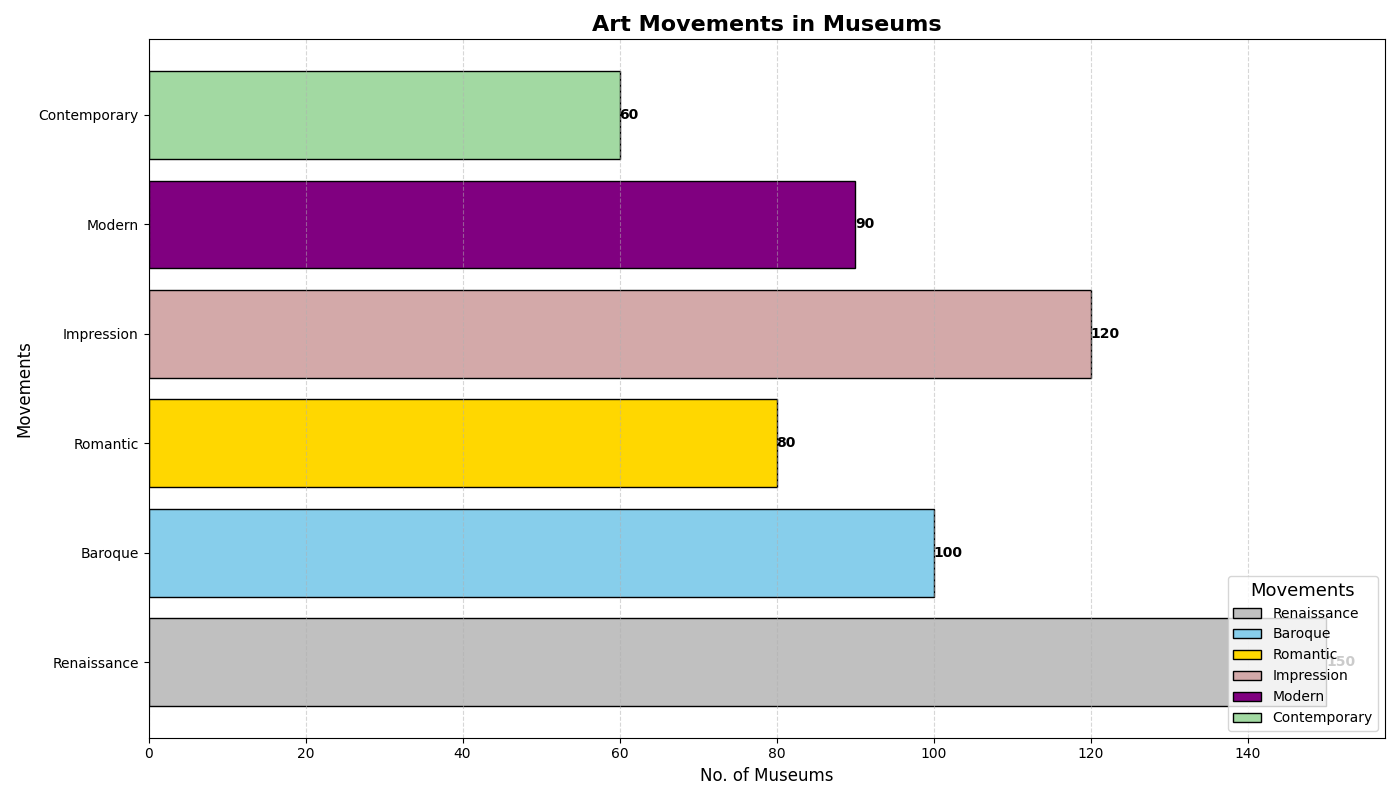

Write Python code to recreate this figure.
import matplotlib.pyplot as plt
import numpy as np

art_movements = ['Renaissance', 'Baroque', 'Romantic', 'Impression', 'Modern', 'Contemporary']
museum_counts = [150, 100, 80, 120, 90, 60]

fig, ax = plt.subplots(figsize=(14, 8))

# Shuffled colors manually
colors = ['#C0C0C0', '#87CEEB', '#FFD700', '#D3A9A9', '#800080', '#A2D9A2']

bars = ax.barh(art_movements, museum_counts, color=colors, edgecolor='black')

for bar in bars:
    xval = bar.get_width()
    ax.text(
        xval,
        bar.get_y() + bar.get_height() / 2,
        f'{xval}',
        va='center',
        ha='left',
        fontsize=10,
        fontweight='bold'
    )

ax.set_title(
    'Art Movements in Museums',
    fontsize=16, fontweight='bold'
)
ax.set_xlabel('No. of Museums', fontsize=12)
ax.set_ylabel('Movements', fontsize=12)

plt.yticks(rotation=0)

ax.legend(bars, art_movements, title='Movements', title_fontsize='13', loc='lower right', fontsize='10')

ax.grid(True, linestyle='--', alpha=0.5, axis='x')

plt.tight_layout()

plt.show()
